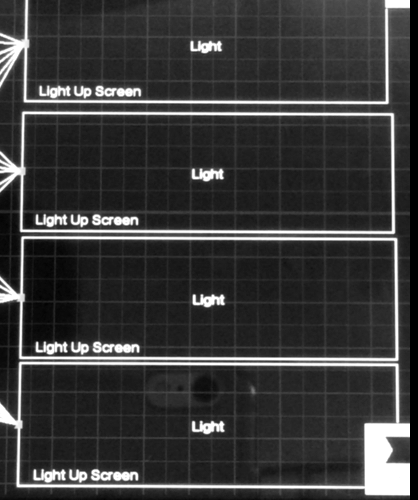
#> input picture Project1_PlayWithSwitch/example/0.png, 418 x 500 px, found by its file name; its folder holds 4 pictures in this run
$ jupyter execute --allow-errors notebook.ipynb   (older library calls are emulated)
#> lines starting #> are read from the running program, lines starting #| are printed output that depends on the picture
# M小白实验室

第一期： 玩转Labo——Labo操控电脑

作者：M小白

- Pillow 用于截屏与图形处理
- skimage （基于matplotlib）绘图
- numpy 用于科学计算
- autopy/pywin32 用于模拟键盘鼠标

## 1. 截屏

截取指定区域的图像

这里box的四个参数根据各位想截取的位置而定

考虑到各位可能没有实验前提（前提：switch+labo+制作电路+手机录制并投屏）

笔者已经为各位提供了一组图片

[cell 1]
from PIL import ImageGrab
import numpy as np
# import warnings
# warnings.filterwarnings("ignore")

# 截取图片
# 第一个参数 开始截图的x坐标
# 第二个参数 开始截图的y坐标
# 第三个参数 结束截图的x坐标
# 第四个参数 结束截图的y坐标
box = (956, 100, 1374, 600)
#> (the rest of this cell did not finish here and is left out)

#> (a cell that did not finish here is left out)

载入图片实验

读取存放在example中的14个png图片，其值分别对应0-13

[cell 3]
from skimage import io

pngList = []
#> (the rest of this cell did not finish here and is left out)

[cell 4]
# 查看代表值为1的图片以及其数据
print(pngList[1])
#> (printed output is left out)
io.imshow(pngList[1])
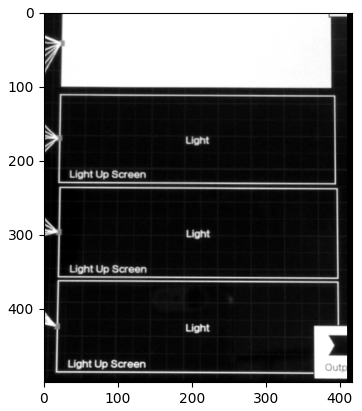
#> figure drawn by matplotlib, 1 panel

## 2. 获取图片中指定N个区域的明亮程度与编码

#> (a cell that did not finish here is left out)

#> (a cell that did not finish here is left out)

#> (a cell that did not finish here is left out)

## 3. 将获取的内容输入到html文件中（用于展示中间结果）

[cell 8]
import re
#> (the rest of this cell did not finish here and is left out)

[cell 9]
# 旧方法 已经无用
# from bs4 import BeautifulSoup
# soup = BeautifulSoup(open("./index.html",'r',encoding='UTF-8'), 'html.parser')
# soup.select("p")

## 4.键盘鼠标模拟操作

- [Autopy官方文档](https://www.autopy.org/documentation/api-reference/)
autopy有点坑，笔者目前不知道其键盘模拟如何实现

- [安装pywin32方法](https://jingyan.baidu.com/article/bad08e1ed173d409c85121f8.html)
直接用pip安装pywin32的时候各位可能会出现报错

- [使用pywin32实现按键模拟](https://blog.csdn.net/smallsmallmouse/article/details/78689675)

[cell 10]
import autopy
import win32api
import win32con

[cell 11]
# 会用到的api列表
autopy.mouse.move(100, 100) # 移动鼠标
#> (this line was passed over: autopy is not available in this run)
autopy.mouse.smooth_move(300, 300) # 平滑移动鼠标（上面那个是瞬间的）
#> (this line was passed over: autopy is not available in this run)

autopy.mouse.click() # 单击
#> (this line was passed over: autopy is not available in this run)
